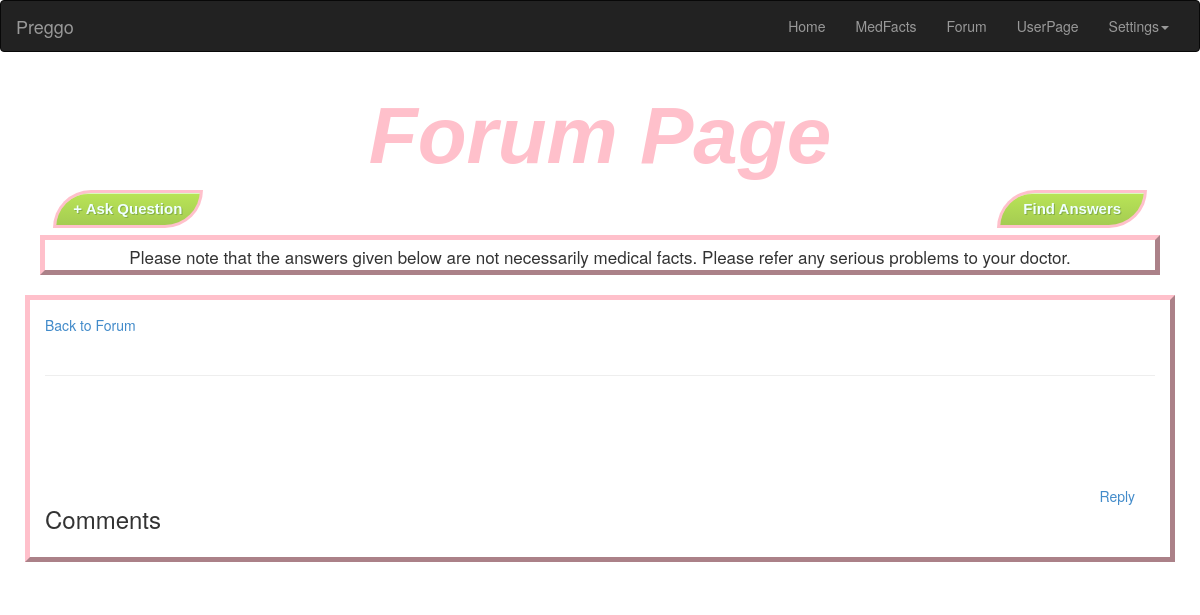
Page /preggo/question/Blahh/ (signed in) on the earlier database version.
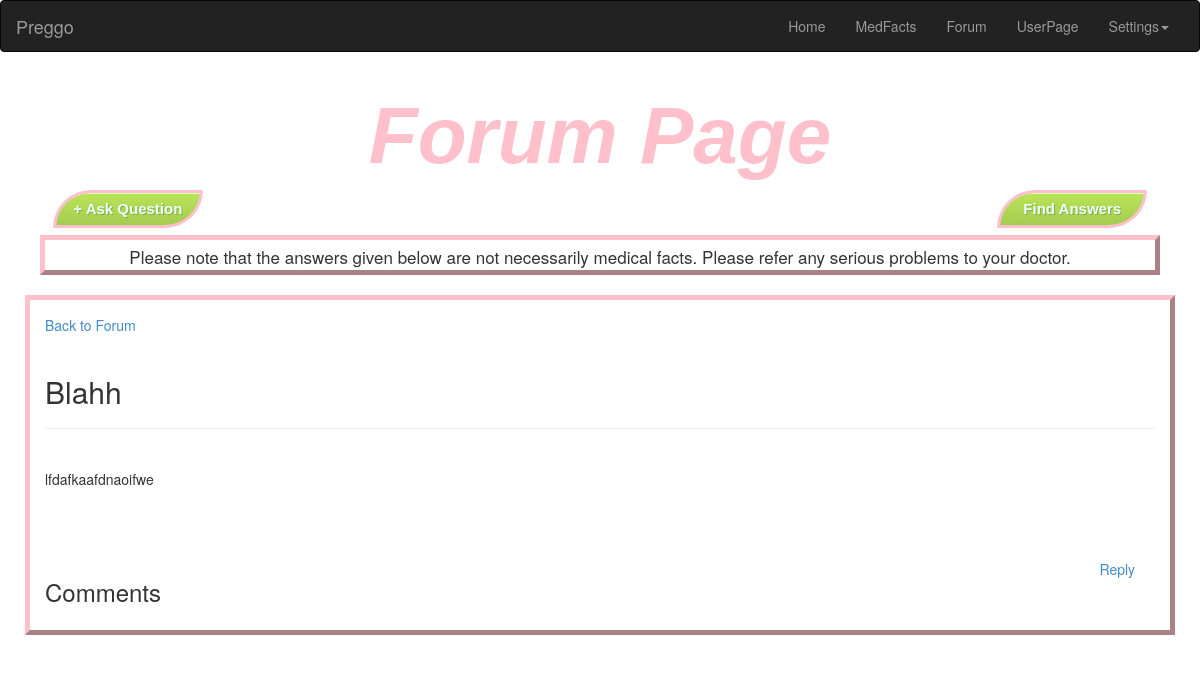
Same page on the later database version.
### preggo/models.py (models this page shows, shortened)
class Question(models.Model):
	user = models.ForeignKey(User)
	title = models.CharField(max_length = 128)
	content = models.TextField()
	upvotes = models.IntegerField(default=0)
	downvotes = models.IntegerField(default=0)

### preggo/views.py (the view)
# urls.py: url(r'^question/(?P<question_title_url>\w+)/$', views.view_question, name='view_question'),
@login_required
def view_question(request, question_title_url):
	context = RequestContext(request)
	question_title = question_title_url.replace('_', ' ')
	context_dict = {'question_title': question_title}
	try:
		question = Question.objects.get(title=question_title)
		question.url = question_title_url
		answers = Answer.objects.filter(question=question)
		context_dict['answers'] = answers
		context_dict['question'] = question
	except Question.DoesNotExist:
		pass
	return render_to_response("preggo/view_question.html", context_dict, context)

### templates/preggo/view_question.html (shortened to what this page needs)
{% extends "preggo/base.html" %}
{% load static %}
{% block content %}
<div>
	<h1 class="pageTitle">Forum Page</h1>
	<div class="buttons">
    	<a href="/preggo/add_question"><button class="buttonFormat-fran" id="ask_question" align="left"> + Ask Question </button></a>
    	<button class="buttonFormat-fran" id="find_answers" align="right"> Find Answers </button>
    </div>
	<div class="warning_note"><p>Please note that the answers given below are not necessarily medical facts. Please refer any serious problems to your doctor.</p></div>
	<div class="question box">
		<a href="/preggo/forum">Back to Forum</a><br><br>
    	<h2>{{question.title}}</h2> <hr> <br>
    	<div class="description">
	    	<p>{{question.content}}</p>
    	</div>
    	<br><br><br>
    	<a href="#" id="reply_button">Reply</a>
    	<h3>Comments</h3>
    </div>
</div>
{% endblock %}

Differences in the rows shown:
added Question: title "Blahh", content "lfdafkaafdnaoifwe"
